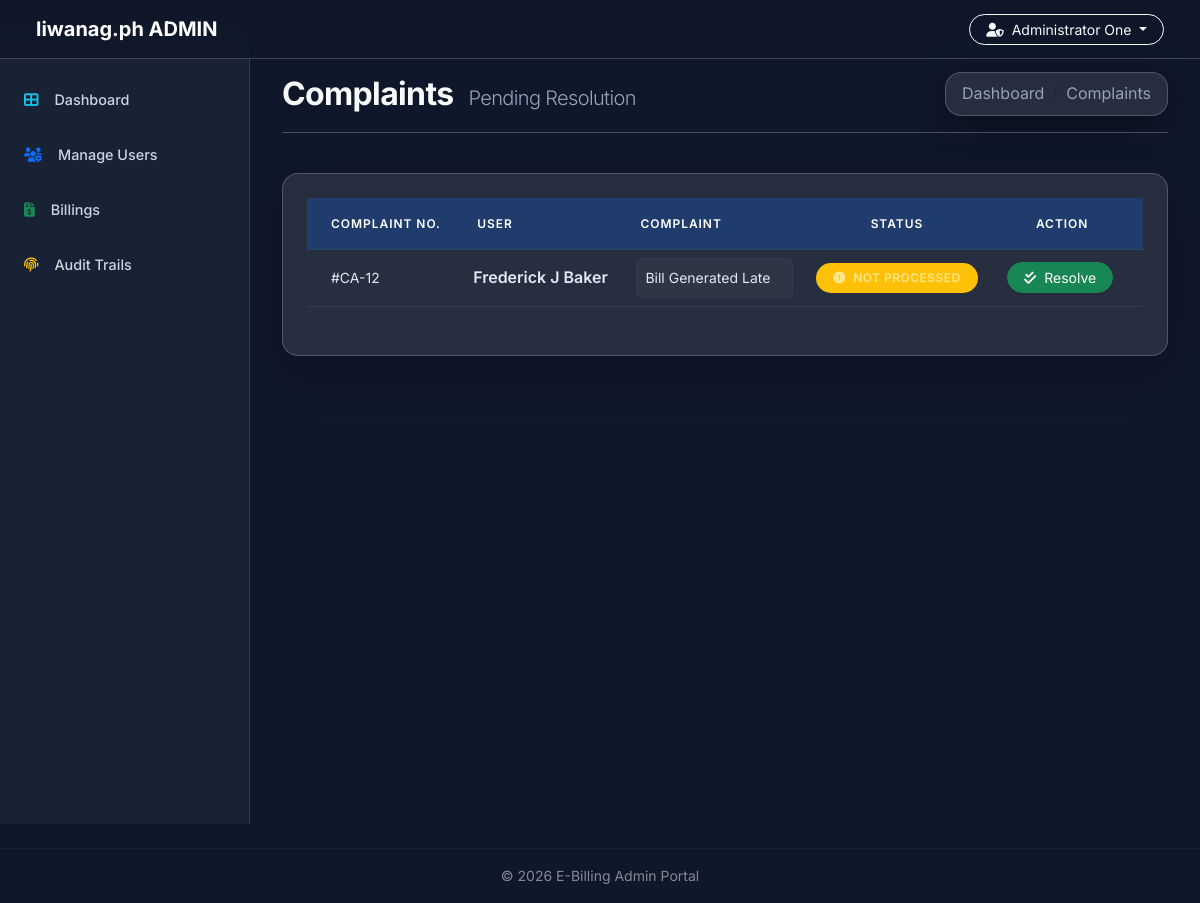
Screenshot of /admin/complaint.php (signed in) with the database file from the repository.
### tables this page shows
CREATE TABLE `complaint` (
  `id` int(14) NOT NULL,
  `uid` int(14) NOT NULL,
  `aid` int(14) NOT NULL,
  `complaint` varchar(140) NOT NULL,
  `status` varchar(40) NOT NULL
);

CREATE TABLE `user` (
  `id` int(14) NOT NULL,
  `name` varchar(40) NOT NULL,
  `email` varchar(40) NOT NULL,
  `phone` varchar(255) NOT NULL,
  `pass` varchar(20) NOT NULL,
  `address` varchar(100) NOT NULL
);

### admin/paging1.php (called while the page is built)
<?php
    $rowsperpage = 5;
    $totalpages = ceil($numrows / $rowsperpage);
    if (isset($_GET['currentpage']) && is_numeric($_GET['currentpage'])) {
       $currentpage = (int) $_GET['currentpage'];
    } else {
       $currentpage = 1;
    }
    if ($currentpage > $totalpages) {
       $currentpage = $totalpages;
    }
    if ($currentpage < 1) {
       $currentpage = 1;
    }
    $offset = ($currentpage - 1) * $rowsperpage;
 ?>

### Includes/admin.php (called while the page is built, shortened)
<?php
    function retrieve_complaints_history($id,$offset,$rowsperpage)
    {
        global $con;
        $query  = "SELECT complaint.id AS id , complaint.complaint AS complaint , complaint.status AS status , user.name AS uname ";
        $query .= "FROM user , complaint ";
        $query .= "WHERE complaint.uid=user.id AND status='NOT PROCESSED' ";
        $query .= "ORDER BY complaint.id desc  ";
        $query .= "LIMIT {$offset}, {$rowsperpage} ";
        $result = mysqli_query($con,$query);
        return $result;
    }
 ?>

### admin/complaint.php (the view, shortened to what this page needs)
<?php
    require_once('head_html.php');
    require_once('../Includes/session.php');
    require_once('../Includes/admin.php');
?>
<body>
    <div id="wrapper">
        <?php
            require_once("nav.php");
            require_once("sidebar.php");
        ?>
        <div id="page-content-wrapper" class="mt-5 pt-4">
            <div class="container-fluid">
                <div class="row mb-4">
                    <div class="col-12">
                        <div class="d-flex justify-content-between align-items-center">
                            <h2 class="fw-bold mb-0">Complaints <small class="text-muted fw-light h5 ms-2">Pending Resolution</small></h2>
                            <nav aria-label="breadcrumb">
                                <ol class="breadcrumb mb-0 glass-card px-3 py-2">
                                    <li class="breadcrumb-item"><a href="index.php" class="text-info text-decoration-none">Dashboard</a></li>
                                    <li class="breadcrumb-item active text-white" aria-current="page">Complaints</li>
                                </ol>
                            </nav>
                        </div>
                        <hr class="opacity-10">
                    </div>
                </div>
                <div class="row">
                    <div class="col-12">
                        <div class="table-responsive glass-card p-4 shadow-lg">
                            <table class="table table-dark table-hover align-middle mb-0">
                                <thead class="bg-primary bg-opacity-10">
                                    <tr>
                                        <th class="ps-4">COMPLAINT NO.</th>
                                        <th>USER</th>
                                        <th>COMPLAINT</th>
                                        <th class="text-center">STATUS</th>
                                        <th class="text-center pe-4">ACTION</th>
                                    </tr>
                                </thead>
                                <tbody>
                                    <?php
                                        $id=$_SESSION['aid'];
                                        $query1 = "SELECT COUNT(complaint.id) FROM user , complaint  ";
                                        $query1.= " WHERE complaint.uid=user.id AND status='NOT PROCESSED' AND complaint.aid={$id}";
                                        $result1 = mysqli_query($con,$query1);
                                        $row1 = mysqli_fetch_row($result1);
                                        $numrows = $row1[0];
                                        include("paging1.php");
                                        $result = retrieve_complaints_history($_SESSION['aid'],$offset, $rowsperpage);
                                        while($row = mysqli_fetch_assoc($result)){
                                        ?>
                                            <tr>
                                                <td class="ps-4 text-info small fw-mono">#CA-<?php echo $row['id'] ?></td>
                                                <td>
                                                    <div class="fw-semibold"><?php echo $row['uname'] ?></div>
                                                </td>
                                                <td class="text-muted small">
                                                    <div class="p-2 bg-secondary bg-opacity-10 rounded border border-secondary border-opacity-10" style="max-width: 400px;">
                                                        <?php echo $row['complaint'] ?>
                                                    </div>
                                                </td>
                                                <td class="text-center">
                                                    <span class="badge rounded-pill bg-warning bg-opacity-20 text-warning px-3 py-2 border border-warning border-opacity-25">
                                                        <i class="fas fa-exclamation-circle me-1"></i> <?php echo $row['status'] ?>
                                                    </span>
                                                </td>
                                                <td class="text-center pe-4">
                                                    <form action="process_complaint.php" method="post">
                                                        <button type="submit" name="complaint_process" class="btn btn-success btn-sm px-3 rounded-pill shadow-sm">
                                                            <i class="fas fa-check-double me-1"></i> Resolve
                                                        </button>
                                                    </form>
                                                </td>
                                            </tr>
                                        <?php } ?>
                                </tbody>
                            </table>
                        </div>
                    </div>
                </div>
            </div>
        </div>
    </div>
    <?php require_once("footer.php"); ?>
</body>
</html>

### assets/css/modern.css (style rules this page uses)
:root { --primary-color: #0d6efd; --secondary-color: #6c757d; --accent-color: #0dcaf0; --dark-bg: #0f172a; --glass-bg: rgba(255, 255, 255, 0.1); --glass-border: rgba(255, 255, 255, 0.2); --text-light: #f8f9fa; --gradient-primary: linear-gradient(135deg, #0d6efd 0%, #0dcaf0 100%); --gradient-dark: linear-gradient(135deg, #1e293b 0%, #0f172a 100%); }
body { font-family: 'Inter', 'Segoe UI', Roboto, sans-serif; background-color: var(--dark-bg); color: var(--text-light); line-height: 1.6; }
.glass-card { background: var(--glass-bg); backdrop-filter: blur(12px); -webkit-backdrop-filter: blur(12px); border: 1px solid var(--glass-border); border-radius: 16px; box-shadow: 0 8px 32px 0 rgba(0, 0, 0, 0.37); }
h1, h2, h3, h4 { font-weight: 700; letter-spacing: -0.02em; }
.table { color: var(--text-light); }
.table thead th { color: #ffffff !important; font-weight: 600 !important; font-size: 0.75rem; letter-spacing: 0.08em; text-transform: uppercase; opacity: 1 !important; padding: 1rem 0.75rem; }
.table tbody td { color: #e2e8f0 !important; vertical-align: middle; border-color: rgba(255,255,255,0.06) !important; }
.table-dark { --bs-table-bg: transparent !important; --bs-table-color: #e2e8f0 !important; --bs-table-border-color: rgba(255,255,255,0.08) !important; --bs-table-hover-bg: rgba(255,255,255,0.04) !important; --bs-table-striped-bg: rgba(255,255,255,0.03) !important; color: #e2e8f0 !important; }
.table-dark thead th { color: #ffffff !important; background: rgba(13, 110, 253, 0.15) !important; border-bottom: 1px solid rgba(13,202,240,0.2) !important; }
.badge { font-size: 0.75rem !important; font-weight: 600 !important; letter-spacing: 0.04em; }
.badge.bg-warning { color: #1a1a1a !important; }
.bg-warning.bg-opacity-20.text-warning { color: #fde68a !important; }
.breadcrumb-item a, .breadcrumb-item.active { color: #94a3b8 !important; }
.text-muted { color: #94a3b8 !important; }
#wrapper { display: flex; width: 100%; align-items: stretch; }
#page-content-wrapper { flex: 1; min-width: 0; padding: 1.5rem; }

### admin/head_html.php (style rules this page uses)
body { background-color: #0f172a; color: #f8f9fa; }
#wrapper { display: flex; width: 100%; align-items: stretch; }
#page-content-wrapper { width: 100%; padding: 20px; transition: all 0.3s; }

### rows the page displays
complaint: id "12", uid.name "Frederick J Baker", complaint "Bill Generated Late", status "NOT PROCESSED"

### other values shown
$_SESSION['username'] "Administrator One"
